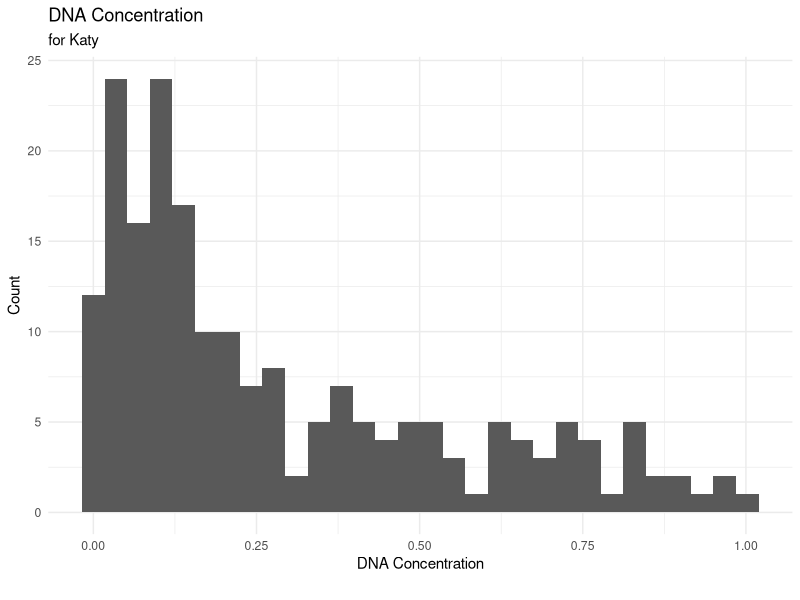
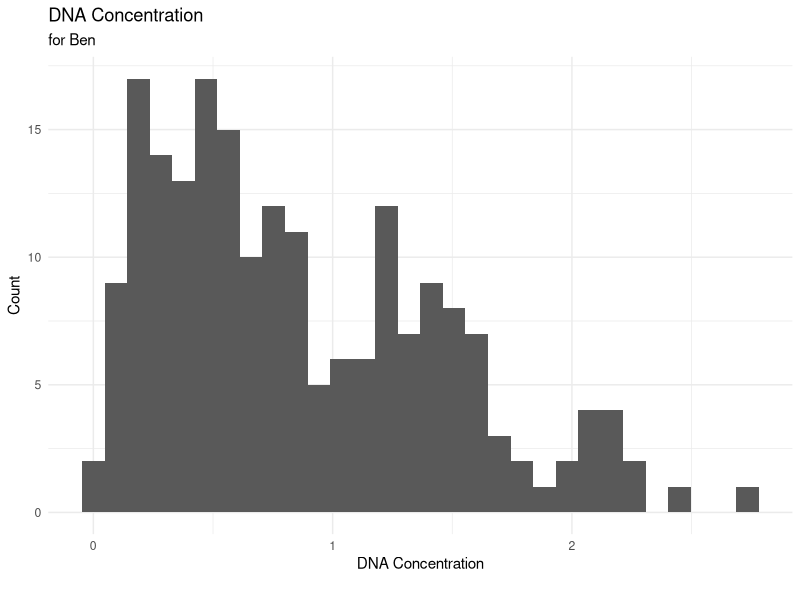
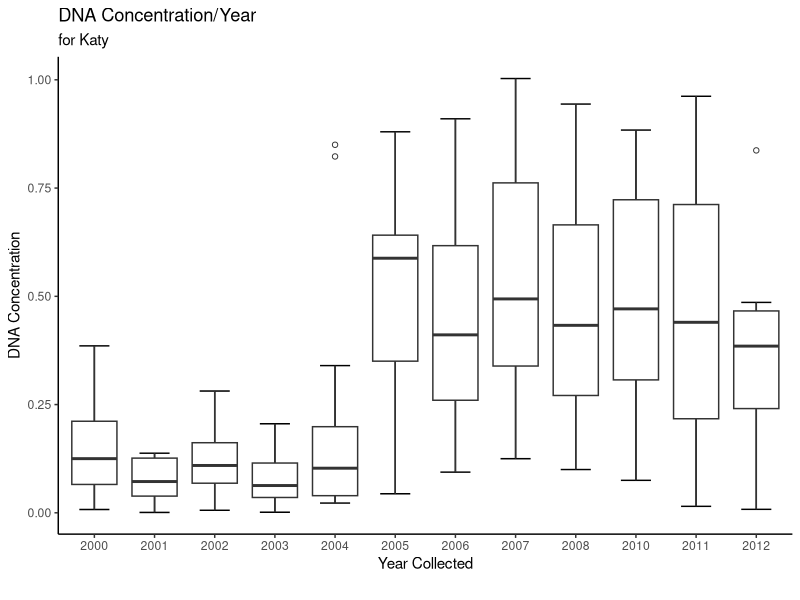
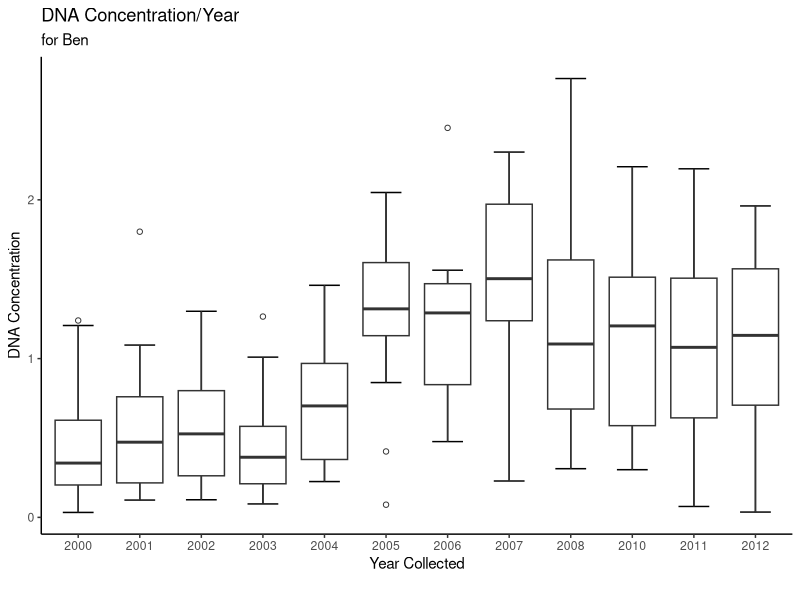
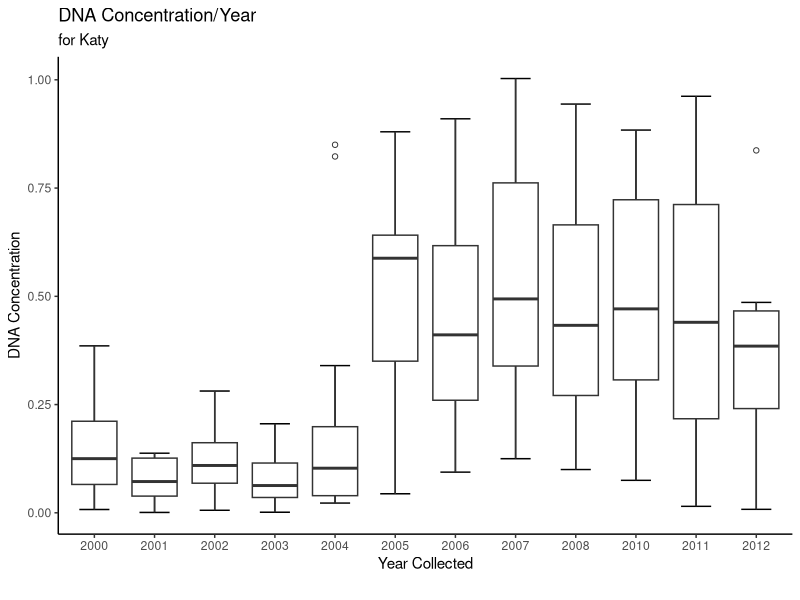
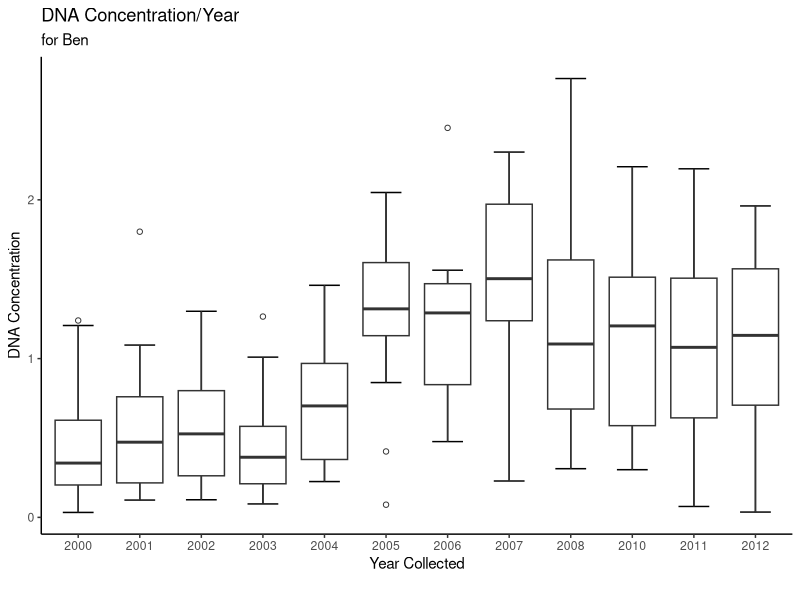
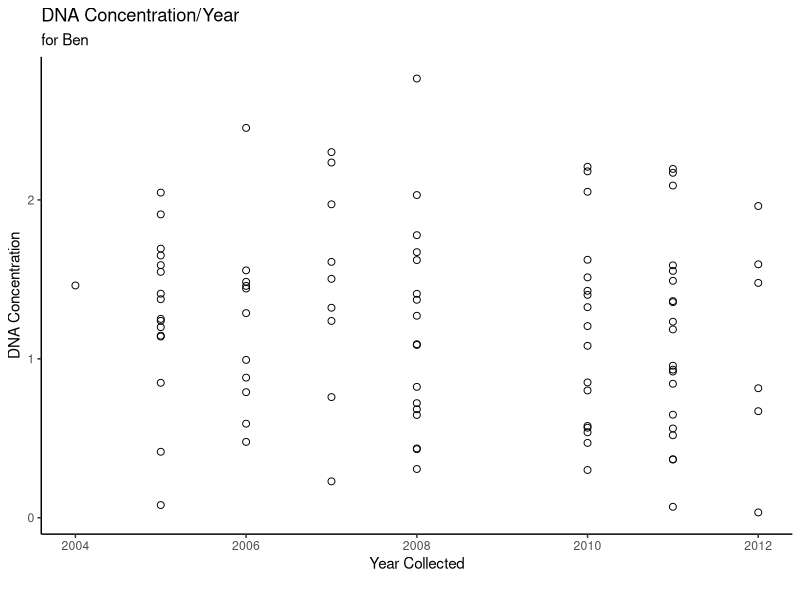
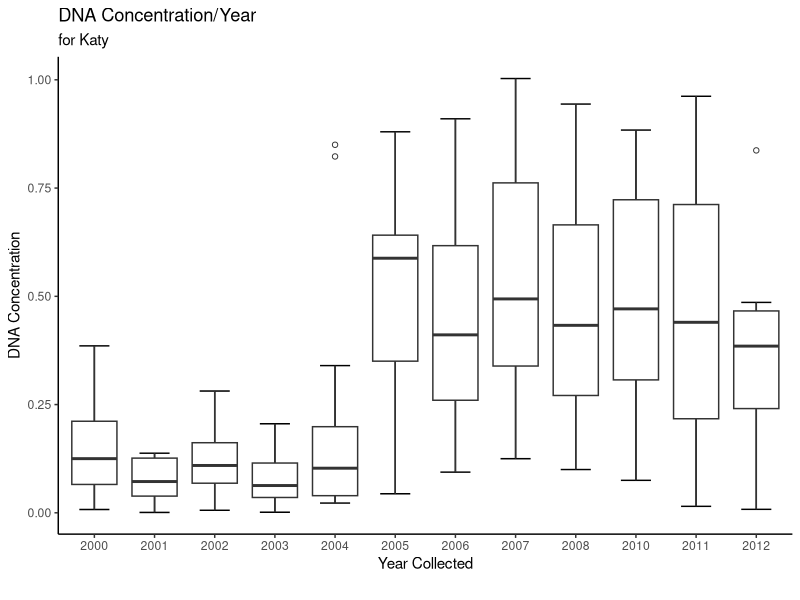

Write R code to recreate these figures, in order.
#Task 1

read.csv("./DNA_Conc_by_Extraction_Date.csv")
df <- read.csv("./DNA_Conc_by_Extraction_Date.csv")
library(tidyverse)
ggplot(df, aes(x=DNA_Concentration_Katy)) +  geom_histogram() + labs(title="DNA Concentration", 
                                                                     subtitle="for Katy", 
                                                                     y="Count", 
                                                                     x="DNA Concentration", 
                                                                     caption="") + theme_minimal()
ggplot(df, aes(x=DNA_Concentration_Ben)) + geom_histogram() + labs (title="DNA Concentration", 
                                                                    subtitle="for Ben", 
                                                                    y="Count", 
                                                                    x="DNA Concentration", 
                                                                    caption="") + theme_minimal()
#Task 2

Year_Collectedfac <- as.factor(df$Year_Collected)
ggplot(df, aes(x=Year_Collectedfac, y=DNA_Concentration_Katy,)) + 
  stat_boxplot(geom='errorbar', linetype=1, width=0.5) + 
  geom_boxplot(outlier.shape=1) + theme_classic()+labs (title="DNA Concentration/Year", 
                                                        subtitle="for Katy", 
                                                        y="DNA Concentration", 
                                                        x="Year Collected", 
                                                        caption="") + theme_classic()  


Year_Collectedfac <- as.factor(df$Year_Collected)
ggplot(df, aes(x=Year_Collectedfac, y=DNA_Concentration_Ben,)) + 
  stat_boxplot(geom='errorbar', linetype=1, width=0.5) + 
  geom_boxplot(outlier.shape=1) + theme_classic() + labs (title="DNA Concentration/Year", 
                                                         subtitle="for Ben", 
                                                         y="DNA Concentration", 
                                                         x="Year Collected", 
                                                         caption="") + theme_classic()



# Get error bars "dashed"

#Task 3
Year_Collectedfac <- as.factor(df$Year_Collected)
ggplot(df, aes(x=Year_Collectedfac, y=DNA_Concentration_Katy,)) + 
  stat_boxplot(geom='errorbar', linetype=1, width=0.5) + 
  geom_boxplot(outlier.shape=1) + theme_classic()+labs (title="DNA Concentration/Year", 
                                                        subtitle="for Katy", 
                                                        y="DNA Concentration", 
                                                        x="Year Collected", 
                                                        caption="") + theme_classic()  
ggsave("Rosati_Plot1.jpeg", width=6)








Year_Collectedfac <- as.factor(df$Year_Collected)
ggplot(df, aes(x=Year_Collectedfac, y=DNA_Concentration_Ben,)) + 
  stat_boxplot(geom='errorbar', linetype=1, width=0.5) + 
  geom_boxplot(outlier.shape=1) + theme_classic() + labs (title="DNA Concentration/Year", 
                                                          subtitle="for Ben", 
                                                          y="DNA Concentration", 
                                                          x="Year Collected", 
                                                          caption="") + theme_classic()
ggsave("Rosati_Plot2.jpeg", width=6)


#Task 4


#Find average of DNA_concentration for years where they are relatively lower


#Ben Average DNA Concentration for each year
mn2000 <- with(df, mean(DNA_Concentration_Ben[Year_Collected == 2000]))
mn2001 <- with(df, mean(DNA_Concentration_Ben[Year_Collected == 2001]))
mn2002 <- with(df, mean(DNA_Concentration_Ben[Year_Collected == 2002]))
mn2003 <- with(df, mean(DNA_Concentration_Ben[Year_Collected == 2003]))
mn2004 <- with(df, mean(DNA_Concentration_Ben[Year_Collected == 2004]))
mn2005 <- with(df, mean(DNA_Concentration_Ben[Year_Collected == 2005]))
mn2006 <- with(df, mean(DNA_Concentration_Ben[Year_Collected == 2006]))
mn2007 <- with(df, mean(DNA_Concentration_Ben[Year_Collected == 2007]))
mn2008 <- with(df, mean(DNA_Concentration_Ben[Year_Collected == 2008]))
mn2010 <- with(df, mean(DNA_Concentration_Ben[Year_Collected == 2010]))
mn2011 <- with(df, mean(DNA_Concentration_Ben[Year_Collected == 2011]))
mn2012 <- with(df, mean(DNA_Concentration_Ben[Year_Collected == 2012]))

#Katy Average DNA Concentration for each year
mnk2000 <- with(df, mean(DNA_Concentration_Katy[Year_Collected == 2000])) 
mnk2001 <- with(df, mean(DNA_Concentration_Katy[Year_Collected == 2001]))
mnk2002 <- with(df, mean(DNA_Concentration_Katy[Year_Collected == 2002]))
mnk2003 <- with(df, mean(DNA_Concentration_Katy[Year_Collected == 2003]))
mnk2004 <- with(df, mean(DNA_Concentration_Katy[Year_Collected == 2004]))
mnk2005 <- with(df, mean(DNA_Concentration_Katy[Year_Collected == 2005]))
mnk2006 <- with(df, mean(DNA_Concentration_Katy[Year_Collected == 2006]))
mnk2007 <- with(df, mean(DNA_Concentration_Katy[Year_Collected == 2007]))
mnk2008 <- with(df, mean(DNA_Concentration_Katy[Year_Collected == 2008]))
mnk2010 <- with(df, mean(DNA_Concentration_Katy[Year_Collected == 2010]))
mnk2011 <- with(df, mean(DNA_Concentration_Katy[Year_Collected == 2011]))
mnk2012 <- with(df, mean(DNA_Concentration_Katy[Year_Collected == 2012]))

Year <- c("2000","2001","2002","2003","2004","2005","2006","2007","2008","2010","2011","2012")
Benmean <- c(0.4844,0.5428,0.5651,0.4378,0.7310,1.2838,1.2198,1.4633,1.1849,1.1838,1.1206,1.0921)
Katymean <- c(0.1457,0.0765,0.1208,0.0810,0.1991,0.4923,0.4452,0.556,0.4622,0.4792,0.4487,0.3835)

df2 <- data.frame(Year,Benmean,Katymean)

#Min/Max values for both students
b2000 <- subset(df, Year_Collected ==2000)
b2001 <- subset(df, Year_Collected ==2001)
b2002 <- subset(df, Year_Collected ==2002)
b2003 <- subset(df, Year_Collected ==2003)
b2004 <- subset(df, Year_Collected ==2004)
b2005 <- subset(df, Year_Collected ==2005)
b2006 <- subset(df, Year_Collected ==2006)
b2007 <- subset(df, Year_Collected ==2007)
b2008 <- subset(df, Year_Collected ==2008)
b2010 <- subset(df, Year_Collected ==2010)
b2011 <- subset(df, Year_Collected ==2011)
b2012 <- subset(df, Year_Collected ==2012)

minb2000 <- min(b2000[,"DNA_Concentration_Ben"])
minb2001 <- min(b2001[,"DNA_Concentration_Ben"])
minb2002 <- min(b2002[,"DNA_Concentration_Ben"])
minb2003 <- min(b2003[,"DNA_Concentration_Ben"])
minb2004 <- min(b2004[,"DNA_Concentration_Ben"])
minb2005 <- min(b2005[,"DNA_Concentration_Ben"])
minb2006 <- min(b2006[,"DNA_Concentration_Ben"])
minb2007 <- min(b2007[,"DNA_Concentration_Ben"])
minb2008 <- min(b2008[,"DNA_Concentration_Ben"])
minb2010 <- min(b2010[,"DNA_Concentration_Ben"])
minb2011 <- min(b2011[,"DNA_Concentration_Ben"])
minb2012 <- min(b2012[,"DNA_Concentration_Ben"])

mink2000 <- min(b2000[,"DNA_Concentration_Katy"])
mink2001 <- min(b2001[,"DNA_Concentration_Katy"])
mink2002 <- min(b2002[,"DNA_Concentration_Katy"])
mink2003 <- min(b2003[,"DNA_Concentration_Katy"])
mink2004 <- min(b2004[,"DNA_Concentration_Katy"])
mink2005 <- min(b2005[,"DNA_Concentration_Katy"])
mink2006 <- min(b2006[,"DNA_Concentration_Katy"])
mink2007 <- min(b2007[,"DNA_Concentration_Katy"])
mink2008 <- min(b2008[,"DNA_Concentration_Katy"])
mink2010 <- min(b2010[,"DNA_Concentration_Katy"])
mink2011 <- min(b2011[,"DNA_Concentration_Katy"])
mink2012 <- min(b2012[,"DNA_Concentration_Katy"])


df2$minben <- c(minb2000,minb2001,minb2002,minb2003,minb2004,minb2005,minb2006,minb2007,minb2008,minb2010,minb2011,minb2012)
df2$minkaty <- c(mink2000,mink2001,mink2002,mink2003,mink2004,mink2005,mink2006,mink2007,mink2008,mink2010,mink2011,mink2012)

maxb2000 <- max(b2000[,"DNA_Concentration_Ben"])
maxb2001 <- max(b2001[,"DNA_Concentration_Ben"])
maxb2002 <- max(b2002[,"DNA_Concentration_Ben"])
maxb2003 <- max(b2003[,"DNA_Concentration_Ben"])
maxb2004 <- max(b2004[,"DNA_Concentration_Ben"])
maxb2005 <- max(b2005[,"DNA_Concentration_Ben"])
maxb2006 <- max(b2006[,"DNA_Concentration_Ben"])
maxb2007 <- max(b2007[,"DNA_Concentration_Ben"])
maxb2008 <- max(b2008[,"DNA_Concentration_Ben"])
maxb2010 <- max(b2010[,"DNA_Concentration_Ben"])
maxb2011 <- max(b2011[,"DNA_Concentration_Ben"])
maxb2012 <- max(b2012[,"DNA_Concentration_Ben"])

maxk2000 <- max(b2000[,"DNA_Concentration_Katy"])
maxk2001 <- max(b2001[,"DNA_Concentration_Katy"])
maxk2002 <- max(b2002[,"DNA_Concentration_Katy"])
maxk2003 <- max(b2003[,"DNA_Concentration_Katy"])
maxk2004 <- max(b2004[,"DNA_Concentration_Katy"])
maxk2005 <- max(b2005[,"DNA_Concentration_Katy"])
maxk2006 <- max(b2006[,"DNA_Concentration_Katy"])
maxk2007 <- max(b2007[,"DNA_Concentration_Katy"])
maxk2008 <- max(b2008[,"DNA_Concentration_Katy"])
maxk2010 <- max(b2010[,"DNA_Concentration_Katy"])
maxk2011 <- max(b2011[,"DNA_Concentration_Katy"])
maxk2012 <- max(b2012[,"DNA_Concentration_Katy"])

df2$maxben <- c(maxb2000,maxb2001,maxb2002,maxb2003,maxb2004,maxb2005,maxb2006,maxb2007,maxb2008,maxb2010,maxb2011,maxb2012)
df2$maxkat <- c(maxk2000,maxk2001,maxk2002,maxk2003,maxk2004,maxk2005,maxk2006,maxk2007,maxk2008,maxk2010,maxk2011,maxk2012)


medb2000 <- median(b2000[,"DNA_Concentration_Ben"])
medb2001 <- median(b2001[,"DNA_Concentration_Ben"])
medb2002 <- median(b2002[,"DNA_Concentration_Ben"])
medb2003 <- median(b2003[,"DNA_Concentration_Ben"])
medb2004 <- median(b2004[,"DNA_Concentration_Ben"])
medb2005 <- median(b2005[,"DNA_Concentration_Ben"])
medb2006 <- median(b2006[,"DNA_Concentration_Ben"])
medb2007 <- median(b2007[,"DNA_Concentration_Ben"])
medb2008 <- median(b2008[,"DNA_Concentration_Ben"])
medb2010 <- median(b2010[,"DNA_Concentration_Ben"])
medb2011 <- median(b2011[,"DNA_Concentration_Ben"])
medb2012 <- median(b2012[,"DNA_Concentration_Ben"])


medk2000 <- median(b2000[,"DNA_Concentration_Katy"])
medk2001 <- median(b2001[,"DNA_Concentration_Katy"])
medk2002 <- median(b2002[,"DNA_Concentration_Katy"])
medk2003 <- median(b2003[,"DNA_Concentration_Katy"])
medk2004 <- median(b2004[,"DNA_Concentration_Katy"])
medk2005 <- median(b2005[,"DNA_Concentration_Katy"])
medk2006 <- median(b2006[,"DNA_Concentration_Katy"])
medk2007 <- median(b2007[,"DNA_Concentration_Katy"])
medk2008 <- median(b2008[,"DNA_Concentration_Katy"])
medk2010 <- median(b2010[,"DNA_Concentration_Katy"])
medk2011 <- median(b2011[,"DNA_Concentration_Katy"])
medk2012 <- median(b2012[,"DNA_Concentration_Katy"])

df2$medben <- c(medb2000,medb2001,medb2002,medb2003,medb2004,medb2005,medb2006,medb2007,medb2008,medb2010,medb2011,medb2012)
df2$medkaty <- c(medk2000,medk2001,medk2002,medk2003,medk2004,medk2005,medk2006,medk2007,medk2008,medk2010,medk2011,medk2012)

df2



# in which year is the biggest difference?

#2005

# no graph, min, mean, max, median 

#Task 5
labdata <- df[df$Lab == "Downstairs",]


ggplot(labdata, aes(x=Year_Collected, y=DNA_Concentration_Ben)) + geom_point(shape=1, size=2) + labs (title="DNA Concentration/Year", 
                                                                                                        subtitle="for Ben", 
                                                                                                        y="DNA Concentration", 
                                                                                                        x="Year Collected", 
                                                                                                        caption="") + theme_classic()
ggsave("Ben_DNA_over_time.jpg")

#Task6 (bonus)

Benaverage <- data.frame(Year,Benmean)
write.csv(x=Benaverage, file="Ben_Average_Conc.csv")
